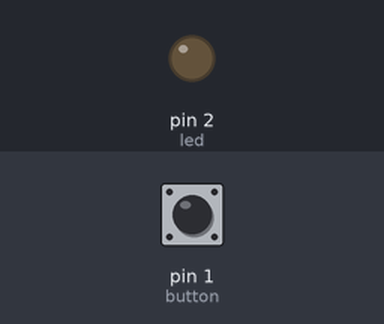
Bench run of a sketch on a simulated Arduino Uno, built with avr-gcc and run on an emulated ATmega328P. Shown: output pins drawn as LEDs (lit = HIGH). The inputs (shaded band) are chosen by the test bench; at power-on: pin 1 (button) LOW.

Above: at 1.2 s.
1.3 s: pin 1 (button) pulled HIGH for 1 s
At 1.7 s:
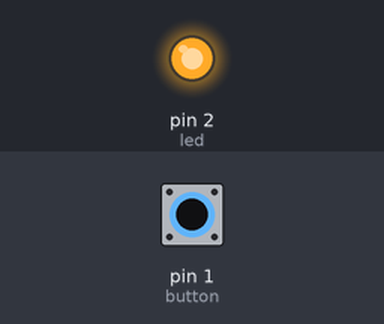
4.4 s: pin 1 (button) pulled HIGH for 3.2 s
At 9.0 s:
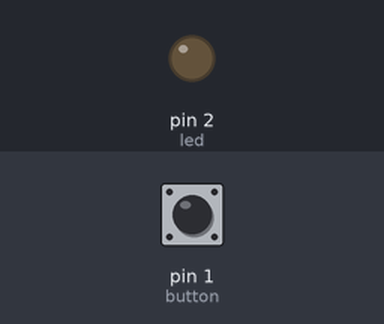
Timing chart, 0 to 10.5 s (numbered marks = the images above; inputs shaded):
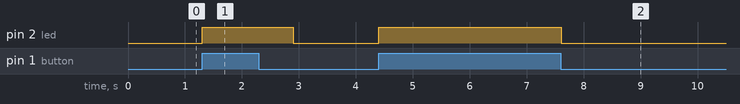

Measured:
- after the input at 1.3 s, pin 2 (led): LOW → HIGH at once, → LOW 1.6 s later
- after the input at 4.4 s, pin 2 (led): LOW → HIGH at once, → LOW 3.2 s later

The sketch:

TemporalTransition.ino
```cpp
// Wiring code generated from an ArduinoML model
// Application name: app1

long delayGuard = 0;
long debounce = 200;

enum STATE {off,on};

STATE currentState = off;

boolean buttonBounceGuard = false;
long buttonLastDebounceTime = 0;

void setup(){
	pinMode(2, OUTPUT);  // led [Actuator]
	pinMode(1, INPUT);  // button [Sensor]
	delayGuard = millis();  //For temporal state
}

void loop(){
	switch(currentState){
		case off :
			digitalWrite(2,LOW);
			buttonBounceGuard = millis() - buttonLastDebounceTime > debounce;

			if(digitalRead(1) == HIGH && buttonBounceGuard){
				buttonLastDebounceTime = millis();
				delayGuard = millis();
				currentState = on;
			}
		break;

		case on :
			digitalWrite(2,HIGH);

			if(millis() - delayGuard > 800){
				currentState = off;
				delayGuard = millis();
			}
		break;
	}
}
```
